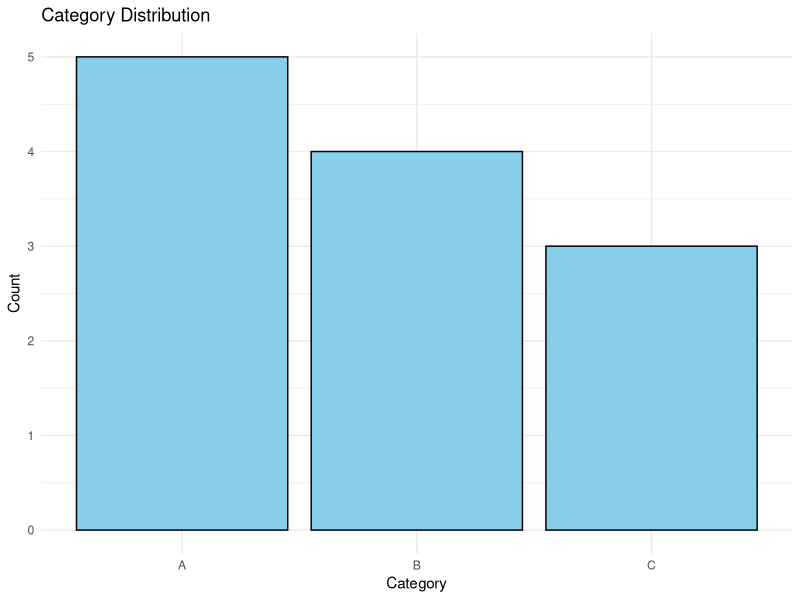
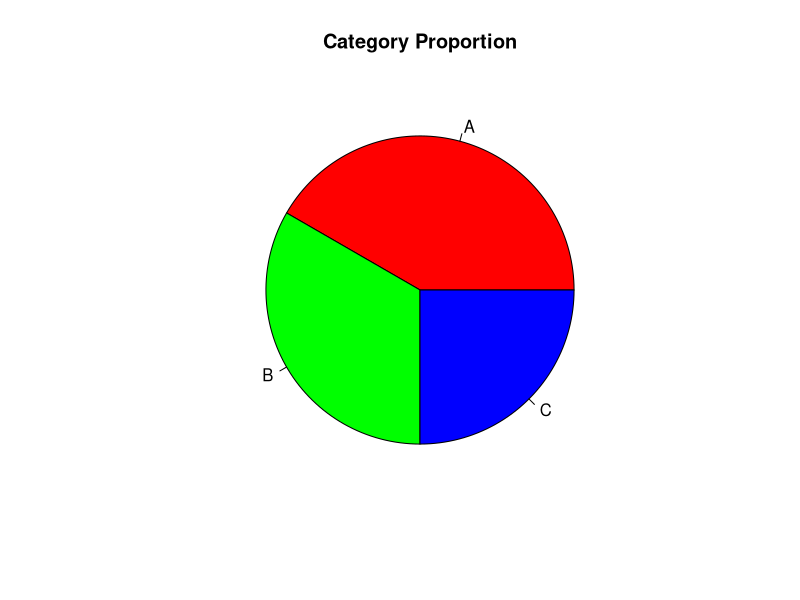

Recreate these plots in R, in order.
# Load required libraries
library(ggplot2)
library(dplyr)

# Sample Data (Replace this with your own dataset)
data <- data.frame(Category = c('A', 'B', 'C', 'A', 'B', 'C', 'A', 'A', 'B', 'C', 'A', 'B'))

# Analyze categorical data: Count of each category
category_counts <- data %>% count(Category)

# Print category counts
print("Category Counts:")
print(category_counts)

# Visualizing the categorical data using ggplot2
ggplot(data, aes(x = Category)) +
  geom_bar(fill = "skyblue", color = "black") +
  ggtitle("Category Distribution") +
  xlab("Category") +
  ylab("Count") +
  theme_minimal()

# Pie chart
pie(category_counts$n, labels = category_counts$Category, col = rainbow(length(category_counts$Category)),
    main = "Category Proportion")
